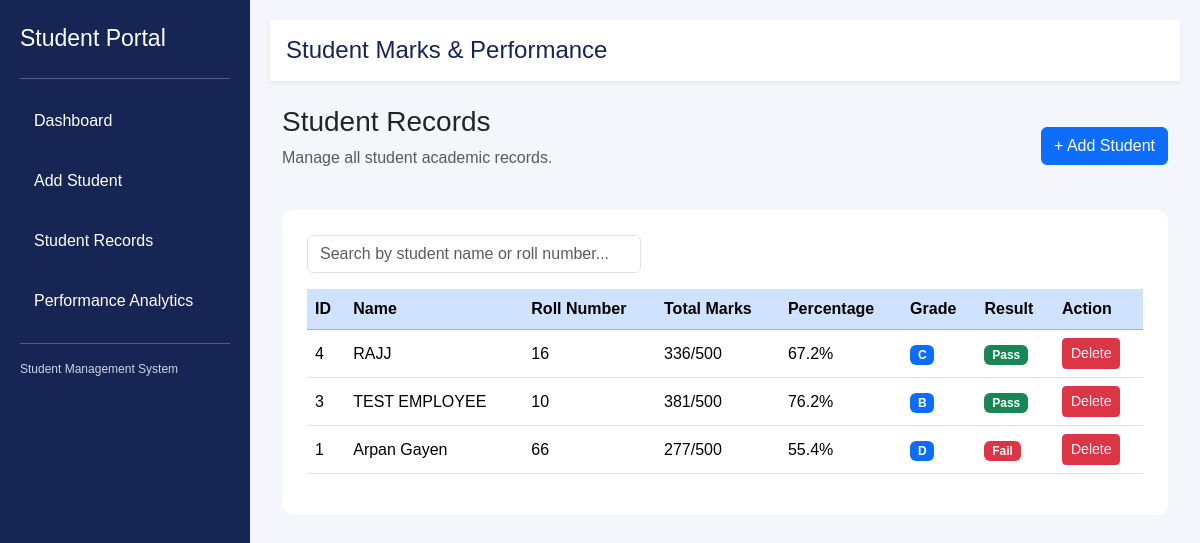
Page /records on the committed database.
### tables this page shows
CREATE TABLE students (
            id INTEGER PRIMARY KEY AUTOINCREMENT,
            name TEXT NOT NULL,
            roll_number TEXT NOT NULL,
            english INTEGER,
            python INTEGER,
            maths INTEGER,
            dbms INTEGER,
            java INTEGER,
            total INTEGER,
            percentage REAL,
            grade TEXT,
            result TEXT
        );

### app.py (the view)
@app.route("/records")
def records():
    conn = get_connection()
    students = pd.read_sql_query(
        "SELECT * FROM students ORDER BY id DESC", conn
    )
    conn.close()
    return render_template(
        "records.html",
        students=students.to_dict(orient="records")
    )

### app.py (called while the page is built)
def get_connection():
    return sqlite3.connect("students.db")

### templates/records.html (shortened to what this page needs)
{% extends "base.html" %}
{% block content %}
<div class="container-fluid">
    <div class="d-flex justify-content-between align-items-center mb-4">
        <div>
            <h3>Student Records</h3>
            <p class="text-muted">Manage all student academic records.</p>
        </div>
        <a href="/add-student" class="btn btn-primary">
            + Add Student
        </a>
    </div>
    <div class="table-container">
        <div class="row mb-3">
            <div class="col-md-5">
                <input type="text"
                       id="searchInput"
                       class="form-control"
                       placeholder="Search by student name or roll number...">
            </div>
        </div>
        <div class="table-responsive">
            <table class="table table-hover align-middle" id="studentTable">
                <thead class="table-primary">
                    <tr>
                        <th>ID</th>
                        <th>Name</th>
                        <th>Roll Number</th>
                        <th>Total Marks</th>
                        <th>Percentage</th>
                        <th>Grade</th>
                        <th>Result</th>
                        <th>Action</th>
                    </tr>
                </thead>
                <tbody>
                    {% for student in students %}
                    <tr>
                        <td>{{ student.id }}</td>
                        <td>{{ student.name }}</td>
                        <td>{{ student.roll_number }}</td>
                        <td>{{ student.total }}/500</td>
                        <td>{{ student.percentage }}%</td>
                        <td>
                            <span class="badge bg-primary">
                                {{ student.grade }}
                            </span>
                        </td>
                        <td>
                            {% if student.result == "Pass" %}
                                <span class="badge bg-success">Pass</span>
                            {% else %}
                                <span class="badge bg-danger">Fail</span>
                            {% endif %}
                        </td>
                        <td>
                            <a href="/delete/{{ student.id }}"
                               class="btn btn-sm btn-danger"
                               onclick="return confirm('Are you sure you want to delete this student?')">
                                Delete
                            </a>
                        </td>
                    </tr>
                    {% else %}
                    <tr>
                        <td colspan="8" class="text-center text-muted">
                            No student records found. Please add a student.
                        </td>
                    </tr>
                    {% endfor %}
                </tbody>
            </table>
        </div>
    </div>
</div>
{% endblock %}

### templates/base.html (shortened to what this page needs)
<!DOCTYPE html>
<html lang="en">
<head>
    <link href="https://cdn.jsdelivr.net/npm/bootstrap@5.3.3/dist/css/bootstrap.min.css" rel="stylesheet">
    <link rel="stylesheet" href="{{ url_for('static', filename='css/style.css') }}">
</head>
<body>
    <div class="sidebar">
        <h3>Student Portal</h3>
        <hr>
        <a href="/">Dashboard</a>
        <a href="/add-student">Add Student</a>
        <a href="/records">Student Records</a>
        <a href="/analytics">Performance Analytics</a>
        <hr>
        <p class="sidebar-footer">Student Management System</p>
    </div>
    <div class="main-content">
        <nav class="navbar navbar-light bg-white shadow-sm mb-4 p-3">
            <h4>Student Marks & Performance</h4>
        </nav>
        {% block content %}
        {% endblock %}
    </div>
</body>
</html>

### static/css/style.css (style rules this page uses)
body { margin: 0; padding: 0; background-color: #f4f6fb; font-family: Arial, sans-serif; }
.sidebar { width: 250px; height: 100vh; background-color: #172554; position: fixed; top: 0; left: 0; padding: 25px 20px; color: white; }
.sidebar h3 { font-size: 23px; margin-bottom: 25px; }
.sidebar a { display: block; color: white; text-decoration: none; padding: 14px; margin: 8px 0; border-radius: 6px; }
.sidebar-footer { font-size: 12px; color: #cbd5e1; }
.main-content { margin-left: 250px; padding: 20px; }
.navbar h4 { color: #172554; margin: 0; }
.table-container { background: white; padding: 25px; border-radius: 12px; }

### rows in the picture
students: id "4", name "RAJJ", roll_number "16", total "336", percentage "67.2", grade "C", result "Pass"
students: id "3", name "TEST EMPLOYEE", roll_number "10", total "381", percentage "76.2", grade "B", result "Pass"
students: id "1", name "Arpan Gayen", roll_number "66", total "277", percentage "55.4", grade "D", result "Fail"
